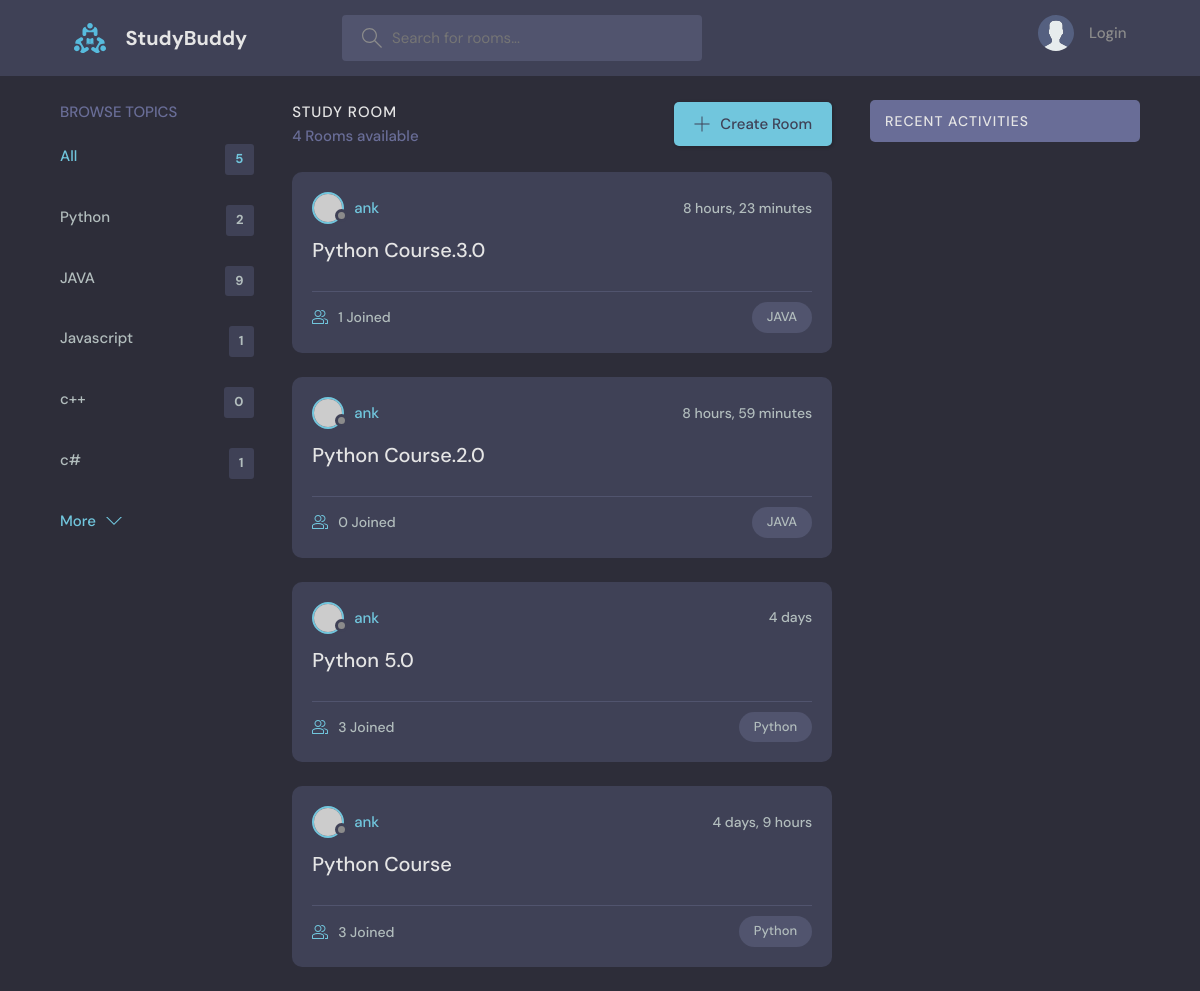
The page /home/?q=Python on the database its author committed.
### base/models.py (models this page shows, shortened)
class Topic(models.Model):
    name = models.CharField(max_length=200)

class Room(models.Model):
    host = models.ForeignKey(User, on_delete=models.SET_NULL, null=True)
    topic = models.ForeignKey(Topic, on_delete=models.SET_NULL, null=True)
    name = models.CharField(max_length=200)
    description = models.TextField(null=True, blank=True)
    participants = models.ManyToManyField(User,related_name='participants', blank=True)
    updated = models.DateTimeField(auto_now=True)
    created = models.DateTimeField(auto_now_add=True)
    def __str__(self):
        return self.name
    class Meta:
        ordering = ['-updated','-created']

### base/views.py (the view)
# urls.py: 2. Add a URL to urlpatterns:  path('', views.home, name='home')
def home(request):
    q = request.GET.get('q') if request.GET.get('q') != None else ''
    rooms = Room.objects.filter(Q(topic__name__icontains=q) | Q(name__icontains=q) | Q(description__icontains=q))
    print(rooms)
    topics = Topic.objects.all()
    room_count = rooms.count()
    room_message = Message.objects.filter(Q(room__topic__name__icontains=q))
    context = {'rooms': rooms, 'topics': topics, 'room_count': room_count, 'room_message':room_message}
    return render(request, 'base/home.html', context)

### base/templates/base/home.html (shortened to what this page needs)
{% extends 'main.html' %}
{% block content %}
    <main class="layout layout--3">
      <div class="container">
           {% include 'base/topics_component.html' %}
        <div class="roomList">
          <div class="roomList__header">
            <div>
              <h2>Study Room</h2>
              <p>{{rooms.count}} Rooms available</p>
            </div>
            <a class="btn btn--main" href="{% url 'create-room' %}">
              <svg version="1.1" xmlns="http://www.w3.org/2000/svg" width="32" height="32" viewBox="0 0 32 32">
                <title>add</title>
                <path
                  d="M16.943 0.943h-1.885v14.115h-14.115v1.885h14.115v14.115h1.885v-14.115h14.115v-1.885h-14.115v-14.115z"
                ></path>
              </svg>
              Create Room
            </a>
          </div>
         {% include 'base/feed_component.html' %}
        </div>
        {% include 'base/activity_component.html' %}
      </div>
    </main>
  {% endblock %}

### base/templates/base/topics_component.html
 <div class="topics">
          <div class="topics__header">
            <h2>Browse Topics</h2>
          </div>
          <ul class="topics__list">
            <li>
              <a href="{% url 'home' %}" class="active">All <span>{{topics.count}}</span></a>
            </li>
              {% for topic in topics %}
         <li>
             <a href="{% url 'home' %}?q={{topic.name}}">{{topic.name}}<span>{{topic.room_set.all.count}}</span></a>
         </li>
        {% endfor %}
          </ul>
          <a class="btn btn--link" href="topics.html">
            More
            <svg version="1.1" xmlns="http://www.w3.org/2000/svg" width="32" height="32" viewBox="0 0 32 32">
              <title>chevron-down</title>
              <path d="M16 21l-13-13h-3l16 16 16-16h-3l-13 13z"></path>
            </svg>
          </a>
        </div>

### base/templates/base/feed_component.html (shortened to what this page needs)
{% for room in rooms %}
 <div class="roomListRoom">
            <div class="roomListRoom__header">
              <a href="{% url 'user-profile' room.host.id %}" class="roomListRoom__author">
                <div class="avatar avatar--small">
                  <img src="https://randomuser.me/api/portraits/women/11.jpg" />
                </div>
                <span>{{room.host.username}}</span>
              </a>
              <div class="roomListRoom__actions">
                <span>{{room.created|timesince}}</span>
              </div>
            </div>
            <div class="roomListRoom__content">
              <a href="{% url 'room' room.id %}">{{room.name}}</a>
            </div>
            <div class="roomListRoom__meta">
              <a href="{% url 'room' room.id %}" class="roomListRoom__joined">
                 {{room.participants.all.count}} Joined
              </a>
              <p class="roomListRoom__topic">{{room.topic.name}}</p>
            </div>
          </div>
{% endfor %}

### static/styles/style.css (style rules this page uses)
:root { --color-main: #71c6dd; --color-main-light: #e1f6fb; --color-dark: #3f4156; --color-dark-medium: #51546e; --color-dark-light: #696d97; --color-light: #e5e5e5; --color-gray: #8b8b8b; --color-light-gray: #b2bdbd; --color-bg: #2d2d39; --color-success: #5dd693; --color-error: #fc4b0b; }
* { font-family: "DM Sans", -apple-system, BlinkMacSystemFont, "Segoe UI", Roboto, Oxygen, Ubuntu, Cantarell, "Open Sans", "Helvetica Neue", sans-serif; margin: 0; padding: 0; box-sizing: border-box; text-rendering: optimizeLegibility; font-size: inherit; }
html { font-size: 56.25%; }
@media only screen and (min-width: 1200px) { html { font-size: 62.5%; } }
body { line-height: 1.6; font-weight: 400; font-size: 1.5rem; color: var(--color-light-gray); background-color: var(--color-bg); min-height: 100vh; }
img { width: 100%; }
a { display: inline-block; color: var(--color-main); text-decoration: none; }
.container { max-width: 120rem; width: 90%; margin: auto; }
.btn { background-color: transparent; border: none; display: inline-flex; align-items: center; gap: 1rem; cursor: pointer; transition: all ease-in-out 0.3s; padding: 1rem 2rem; border-radius: 5px; box-shadow: 1px 1px 3px 1px rgba(0, 0, 0, 0.15); font-weight: 500; }
.btn--link { border-radius: 0; padding: 0; color: var(--color-main); box-shadow: none; }
.btn--main { background-color: var(--color-main); color: var(--color-dark); }
.btn > svg { fill: currentColor; width: 1.6rem; height: 1.6rem; }
.avatar { position: relative; display: inline-block; border-radius: 50%; border: 2px solid var(--color-main); }
.avatar img { display: block; border-radius: 50%; object-fit: cover; object-position: center; }
.avatar::after { content: ""; display: block; position: absolute; background-color: var(--color-gray); z-index: 111; border-radius: 50%; border: 0.3rem solid var(--color-dark); }
.avatar.avatar--small img { width: 2.8rem; height: 2.8rem; }
.avatar.avatar--small:after { width: 0.7rem; height: 0.7rem; bottom: 0px; right: -6px; }
.layout { margin-top: 2.4rem; }
.layout > .container { display: flex; justify-content: space-between; align-items: flex-start; }
.layout--3 > .container > div:first-child { flex-basis: 18%; max-width: 22.5rem; }
.layout--3 > .container > div:nth-child(2) { flex-basis: 50%; }
.topics__header { margin-bottom: 2rem; }
.topics__header h2 { text-transform: uppercase; font-weight: 500; color: var(--color-dark-light); }
.topics__list { list-style: none; }
.topics__list li a { display: flex; justify-content: space-between; margin-bottom: 3rem; font-weight: 500; color: var(--color-light-gray); transition: all 0.3s ease-in-out; }
.topics__list li a.active, .topics__list li a:hover { color: var(--color-main); }
.topics__list li a span { padding: 0.5rem 1rem; background-color: var(--color-dark); border-radius: 3px; font-size: 1.3rem; font-weight: 700; letter-spacing: 1px; }
.roomList__header { display: flex; justify-content: space-between; align-items: center; margin-bottom: 2.4rem; }
.roomList__header h2 { text-transform: uppercase; font-weight: 500; color: var(--color-light); letter-spacing: 1px; }
.roomList__header p { font-weight: 500; color: var(--color-dark-light); }
.roomListRoom { margin-bottom: 2.4rem; background-color: var(--color-dark); border-radius: 1rem; padding: 2rem; }
.roomListRoom__header { display: flex; justify-content: space-between; align-items: center; }
.roomListRoom__author { font-weight: 500; display: flex; align-items: center; gap: 1rem; }
.roomListRoom__actions { display: flex; align-items: flex-start; gap: 1rem; position: relative; }
.roomListRoom__actions span { font-size: 1.4rem; font-weight: 500; }
.roomListRoom__content { margin: 1rem 0; }
.roomListRoom__content a { font-size: 2rem; font-weight: 500; margin-bottom: 1.5rem; color: var(--color-light); transition: all 0.3s ease-in-out; }
.roomListRoom__meta { border-top: 1px solid var(--color-dark-medium); padding-top: 1rem; display: flex; align-items: center; justify-content: space-between; }
.roomListRoom__joined { color: var(--color-light-gray); display: flex; align-items: center; gap: 1rem; font-size: 1.4rem; font-weight: 500; }
.roomListRoom__joined svg { fill: var(--color-main); width: 1.6rem; height: 1.6rem; }
.roomListRoom__topic { padding: 5px 1.5rem; background-color: var(--color-dark-medium); border-radius: 5rem; font-weight: 500; font-size: 1.3rem; }

### rows shown on the page
Topic: name "Python", room_set.all.count "2"
Topic: name "JAVA", room_set.all.count "9"
Topic: name "Javascript", room_set.all.count "1"
Topic: name "c++", room_set.all.count "0"
Topic: name "c#", room_set.all.count "1"
Room: host.username "ank", created "8 hours, 23 minutes", name "Python Course.3.0", participants.all.count "1", topic.name "JAVA"
Room: host.username "ank", created "8 hours, 59 minutes", name "Python Course.2.0", participants.all.count "0", topic.name "JAVA"
Room: host.username "ank", created "4 days", name "Python 5.0", participants.all.count "3", topic.name "Python"
Room: host.username "ank", created "4 days, 9 hours", name "Python Course", participants.all.count "3", topic.name "Python"

### other values the page prints
{{ topics.count }} "5"
{{ rooms.count }} "4"
